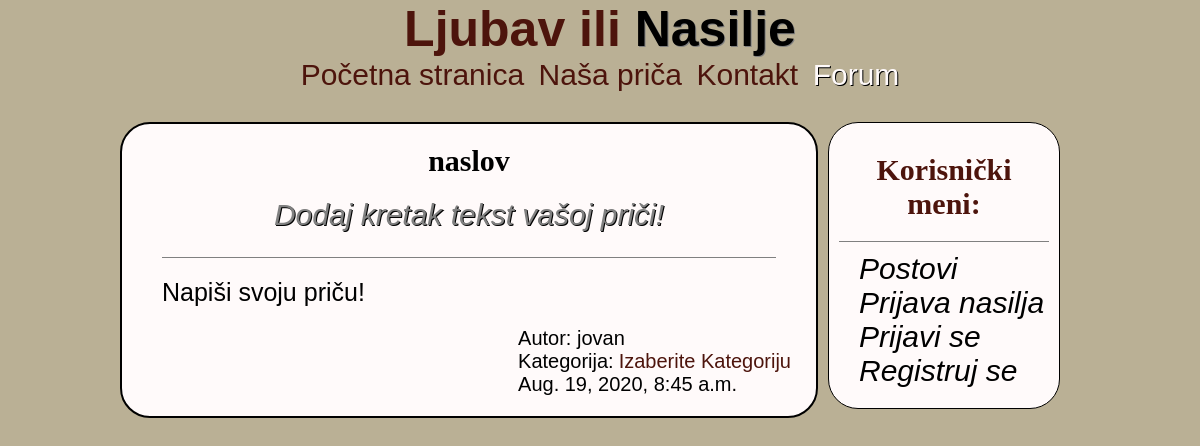
The app's page /Forum/Artikal/8 with its own data.
### forum/models.py (models this page shows, shortened)
class Post(models.Model):
	naslov = models.CharField(max_length=100, unique=True)
	autor = models.ForeignKey(User, on_delete=models.CASCADE)
	korisnicko_ime = models.CharField(max_length=20)
	tekst = models.CharField(max_length=1000,default="Napiši svoju priču!")
	opis_teksta = models.CharField(max_length=300, default="Dodaj kretak tekst vašoj priči!")
	status = models.IntegerField(choices=STATUS, default=1)
	kategorija = models.CharField(max_length=200, default="Izaberite Kategoriju")
	vrijeme =models.DateTimeField(auto_now_add=True)

### forum/views.py (the view)
# urls.py: path('Artikal/<int:pk>', ArtikalView.as_view(),name="Artikal"),
class ArtikalView(DetailView):
	model = Post
	form_class = PostForm
	template_name = "Artikal.html"

### forum/Templates/Artikal.html (shortened to what this page needs)
{% extends 'Home.html'  %}
{% block content %}
{% load static %}
<!DOCTYPE html>
<html>
<head>
	<link rel="stylesheet" type="text/css" href="{% static 'CSS/Artikal.css' %}">
</head>
<body>
	<div id="artikal">
		<h1>{{ post.naslov }}</h1>
		<p class="opis_teksta"><i>
			{{post.opis_teksta}}
		</i></p>
		<p class="tekst">
			{{ post.tekst }}
		</p>
		<ul>
			<li>Autor: {{ post.korisnicko_ime }}</li>
			<li>Kategorija:<a href="{% url 'Kategorija' post.kategorija|slugify %}">{{ post.kategorija }}</a></li>
			<li>{{ post.vrijeme }}</li>
		</ul>
	</div>
</body>
</html>
{% endblock %}

### forum/Static/CSS/home.css (style rules this page uses)
* { font-family: 'Garamond', sans-serif; padding: 0; margin: 0; }
body { background-color: #bab095; }

### forum/Static/CSS/Artikal.css (style rules this page uses)
* { margin: 0; padding: 0; font-family: 'Garamond', sans-serif; }
#artikal h1 { font-size: 30px; padding-top: 20px; padding-bottom: 20px; text-align: center; text-decoration: none; color: black; font-family: "Impact"; }
#artikal p.opis_teksta { font-size: 30px; text-align: center; color: gray; text-shadow: 1px 1px black; margin-left: 40px; margin-right: 40px; padding-bottom: 25px; border-bottom: 1px solid gray; }
#artikal p.tekst { padding-top: 20px; font-size: 25px; margin-left: 40px; margin-right: 40px; }
#artikal ul { list-style-type: none; float: right; padding-right: 20px; padding-top: 20px; padding-bottom: 20px; }
#artikal ul li { font-size: 20px; }
#artikal ul li a { text-decoration: none; color: #4d140c; padding: 5px; }

### records on screen
Post: naslov "naslov", opis_teksta "Dodaj kretak tekst vašoj priči!", tekst "Napiši svoju priču!", korisnicko_ime "jovan", kategorija "Izaberite Kategoriju", vrijeme "Aug. 19, 2020, 8:45 a.m."
